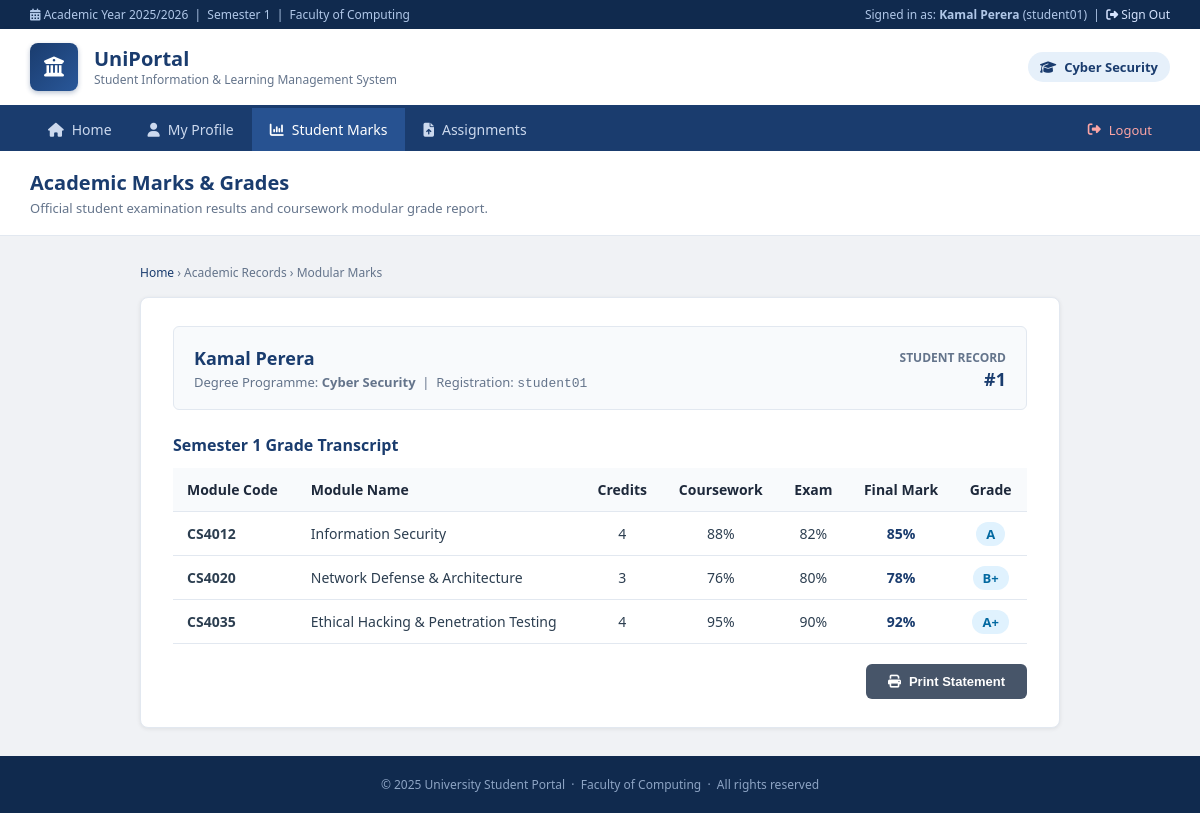
/students/view.php (signed in), run on the app's committed database.
### tables this page shows
CREATE TABLE IF NOT EXISTS students (
    id INT AUTO_INCREMENT PRIMARY KEY,
    username VARCHAR(50),
    password VARCHAR(100),
    name VARCHAR(100),
    email VARCHAR(100),
    course VARCHAR(100)
);

CREATE TABLE IF NOT EXISTS marks (
    id INT AUTO_INCREMENT PRIMARY KEY,
    student_id INT,
    module_code VARCHAR(20),
    module_name VARCHAR(100),
    credits INT,
    assignment_score INT,
    exam_score INT,
    final_mark INT,
    grade VARCHAR(5)
);

### src/students/view.php (the view, shortened to what this page needs)
<?php
require_once __DIR__ . '/../config/database.php';
$current_student = $_SESSION['student'] ?? null;
$id = isset($_GET['id']) ? intval($_GET['id']) : intval($current_student['id']);
$student = null;
$marks   = [];
$query  = "SELECT * FROM students WHERE id = $id";
$result = mysqli_query($conn, $query);
if ($result && mysqli_num_rows($result) > 0) {
    $student = mysqli_fetch_assoc($result);
    $marks_query = "SELECT * FROM marks WHERE student_id = $id";
    $marks_res   = mysqli_query($conn, $marks_query);
    if ($marks_res) {
        while ($row = mysqli_fetch_assoc($marks_res)) {
            $marks[] = $row;
        }
    }
}
$page_active = 'Marks';
$_base_url   = '../';
require_once __DIR__ . '/../config/header.php';
?>
<div class="page-title">
    <h2>Academic Marks &amp; Grades</h2>
    <p>Official student examination results and coursework modular grade report.</p>
</div>
<div class="container">
    <div class="breadcrumb">
        <a href="../index.php">Home</a> &rsaquo; Academic Records &rsaquo; Modular Marks
    </div>
    <div class="panel">
        <?php if ($student): ?>
            <div style="background:#f8fafc; border:1px solid #e2e8f0; border-radius:6px; padding:18px 20px; margin-bottom:24px; display:flex; justify-content:space-between; align-items:center; flex-wrap:wrap; gap:14px;">
                <div>
                    <div style="font-size:18px; font-weight:700; color:#1a3c6e;">
                        <?= htmlspecialchars($student['name']) ?>
                    </div>
                    <div style="font-size:13px; color:#64748b; margin-top:3px;">
                        Degree Programme: <strong><?= htmlspecialchars($student['course']) ?></strong> &nbsp;|&nbsp;
                        Registration: <code><?= htmlspecialchars($student['username']) ?></code>
                    </div>
                </div>
                <div style="text-align:right;">
                    <span style="font-size:12px; color:#64748b; text-transform:uppercase; font-weight:600;">Student Record</span><br>
                    <span style="font-size:18px; font-weight:700; color:#1a3c6e;">#<?= htmlspecialchars($student['id']) ?></span>
                </div>
            </div>
            <h3 style="font-size:16px; color:#1a3c6e; margin-bottom:12px; font-weight:700;">
                Semester 1 Grade Transcript
            </h3>
            <?php if (!empty($marks)): ?>
                <table>
                    <thead>
                        <tr>
                            <th>Module Code</th>
                            <th>Module Name</th>
                            <th style="text-align:center;">Credits</th>
                            <th style="text-align:center;">Coursework</th>
                            <th style="text-align:center;">Exam</th>
                            <th style="text-align:center;">Final Mark</th>
                            <th style="text-align:center;">Grade</th>
                        </tr>
                    </thead>
                    <tbody>
                        <?php foreach ($marks as $m): ?>
                            <tr>
                                <td><strong><?= htmlspecialchars($m['module_code']) ?></strong></td>
                                <td><?= htmlspecialchars($m['module_name']) ?></td>
                                <td style="text-align:center;"><?= htmlspecialchars($m['credits']) ?></td>
                                <td style="text-align:center;"><?= htmlspecialchars($m['assignment_score']) ?>%</td>
                                <td style="text-align:center;"><?= htmlspecialchars($m['exam_score']) ?>%</td>
                                <td style="text-align:center; font-weight:700; color:#1a3c6e;"><?= htmlspecialchars($m['final_mark']) ?>%</td>
                                <td style="text-align:center;">
                                    <span style="background:#e0f2fe; color:#0369a1; padding:3px 10px; border-radius:12px; font-weight:700; font-size:13px;">
                                        <?= htmlspecialchars($m['grade']) ?>
                                    </span>
                                </td>
                            </tr>
                        <?php endforeach; ?>
                    </tbody>
                </table>
                <div style="margin-top:20px; display:flex; justify-content:flex-end;">
                    <button class="btn" onclick="window.print()" style="font-size:13px; background:#475569;">
                        <i class="fa-solid fa-print"></i> Print Statement
                    </button>
                </div>
            <?php else: ?>
                <p style="color:#64748b; font-size:14px; padding:16px 0;">No module marks have been published for this student record yet.</p>
            <?php endif; ?>
        <?php endif; ?>
    </div>
</div>
<?php require_once __DIR__ . '/../config/footer.php'; ?>

### src/config/header.php (shortened to what this page needs)
<?php
$is_logged_in = isset($_SESSION['logged_in']) && $_SESSION['logged_in'] === true;
$current_student = $_SESSION['student'] ?? null;
$_base = $_base_url ?? '';
?>
<!DOCTYPE html>
<html lang="en">
<head>
    <link rel="stylesheet" href="https://cdnjs.cloudflare.com/ajax/libs/font-awesome/6.5.1/css/all.min.css">
</head>
<body>
<div class="topbar">
    <span><i class="fa-solid fa-calendar-days"></i> Academic Year 2025/2026 &nbsp;|&nbsp; Semester 1 &nbsp;|&nbsp; Faculty of Computing</span>
    <div>
        <?php if ($is_logged_in && $current_student): ?>
            <span>Signed in as: <strong><?= htmlspecialchars($current_student['name']) ?></strong> (<?= htmlspecialchars($current_student['username']) ?>)</span>
            &nbsp;|&nbsp;
            <a href="<?= $_base ?>logout.php"><i class="fa-solid fa-right-from-bracket"></i> Sign Out</a>
        <?php else: ?>
            <span>Guest Access &nbsp;|&nbsp; <a href="<?= $_base ?>login.php"><i class="fa-solid fa-right-to-bracket"></i> Student Sign In</a></span>
        <?php endif; ?>
    </div>
</div>
<header>
    <a href="<?= $_base ?>index.php" class="brand">
        <div class="logo-circle">
            <i class="fa-solid fa-building-columns"></i>
        </div>
        <div class="brand-text">
            <h1>UniPortal</h1>
            <p>Student Information &amp; Learning Management System</p>
        </div>
    </a>
    <div class="user-status">
        <?php if ($is_logged_in && $current_student): ?>
            <span class="user-badge">
                <i class="fa-solid fa-graduation-cap"></i> <?= htmlspecialchars($current_student['course'] ?? 'Student') ?>
            </span>
        <?php else: ?>
            <a href="<?= $_base ?>login.php" class="btn btn-warning" style="font-size:13px; padding:7px 14px;">
                <i class="fa-solid fa-right-to-bracket"></i> Student Login
            </a>
        <?php endif; ?>
    </div>
</header>
<nav>
    <div class="nav-links">
        <a href="<?= $_base ?>index.php" class="<?= (($page_active ?? '') === 'Home') ? 'active' : '' ?>">
            <i class="fa-solid fa-house"></i> Home
        </a>
        <?php if ($is_logged_in): ?>
            <a href="<?= $_base ?>profile.php" class="<?= (($page_active ?? '') === 'Profile') ? 'active' : '' ?>">
                <i class="fa-solid fa-user"></i> My Profile
            </a>
            <a href="<?= $_base ?>students/view.php" class="<?= (($page_active ?? '') === 'Marks') ? 'active' : '' ?>">
                <i class="fa-solid fa-chart-column"></i> Student Marks
            </a>
            <a href="<?= $_base ?>students/upload.php" class="<?= (($page_active ?? '') === 'Assignments') ? 'active' : '' ?>">
                <i class="fa-solid fa-file-arrow-up"></i> Assignments
            </a>
        <?php else: ?>
            <a href="<?= $_base ?>login.php" class="<?= (($page_active ?? '') === 'Login') ? 'active' : '' ?>">
                <i class="fa-solid fa-right-to-bracket"></i> Login
            </a>
        <?php endif; ?>
    </div>
    <div class="nav-right">
        <?php if ($is_logged_in): ?>
            <a href="<?= $_base ?>logout.php" style="color:#fca5a5; font-size:13px;">
                <i class="fa-solid fa-right-from-bracket"></i> Logout
            </a>
        <?php else: ?>
            <a href="<?= $_base ?>login.php" class="btn-nav-login">
                Portal Login <i class="fa-solid fa-arrow-right"></i>
            </a>
        <?php endif; ?>
    </div>
</nav>
<div class="page-body">

### src/config/footer.php
</div>
<footer>
    &copy; 2025 University Student Portal &nbsp;·&nbsp; Faculty of Computing &nbsp;·&nbsp; All rights reserved
</footer>
</body>
</html>

### src/config/header.php (style rules this page uses)
* { margin:0; padding:0; box-sizing:border-box; }
body { font-family: 'Segoe UI', -apple-system, BlinkMacSystemFont, Arial, sans-serif; background: #f0f2f5; color: #2c3e50; min-height: 100vh; display: flex; flex-direction: column; }
.topbar { background: #102a4e; color: #b0c7e8; font-size: 12px; padding: 6px 30px; display: flex; justify-content: space-between; align-items: center; }
.topbar a { color: #d6e4ff; text-decoration: none; }
header { background: #ffffff; border-bottom: 3px solid #1a3c6e; padding: 14px 30px; display: flex; align-items: center; justify-content: space-between; box-shadow: 0 2px 6px rgba(0,0,0,.06); }
.brand { display: flex; align-items: center; gap: 16px; text-decoration: none; }
.logo-circle { width: 48px; height: 48px; background: linear-gradient(135deg, #1a3c6e 0%, #295799 100%); border-radius: 8px; display: flex; align-items: center; justify-content: center; color: #fff; font-size: 20px; box-shadow: 0 2px 5px rgba(26,60,110,.3); }
.brand-text h1 { font-size: 20px; color: #1a3c6e; font-weight: 700; line-height: 1.2; }
.brand-text p { font-size: 12px; color: #64748b; }
.user-status { font-size: 13px; display: flex; align-items: center; gap: 12px; }
.user-badge { background: #e6f0fa; color: #1a3c6e; padding: 6px 12px; border-radius: 20px; font-weight: 600; display: inline-flex; align-items: center; gap: 8px; }
nav { background: #1a3c6e; padding: 0 30px; display: flex; align-items: center; justify-content: space-between; }
.nav-links { display: flex; align-items: center; }
nav a { display: inline-flex; align-items: center; gap: 8px; color: #ccd9ee; text-decoration: none; padding: 12px 18px; font-size: 14px; font-weight: 500; transition: all .2s; }
nav a:hover, nav a.active { background: #275291; color: #ffffff; }
.nav-right { display: flex; align-items: center; }
.page-title { background: #ffffff; border-bottom: 1px solid #e2e8f0; padding: 18px 30px; }
.page-title h2 { font-size: 20px; color: #1a3c6e; font-weight: 700; }
.page-title p { font-size: 13px; color: #64748b; margin-top: 3px; }
.page-body { flex: 1; }
.container { max-width: 960px; margin: 28px auto; padding: 0 20px; }
.panel { background: #ffffff; border-radius: 8px; padding: 28px 32px; box-shadow: 0 1px 4px rgba(0,0,0,.08); border: 1px solid #e2e8f0; }
.btn { display: inline-flex; align-items: center; justify-content: center; gap: 8px; padding: 10px 22px; background: #1a3c6e; color: #fff; border: none; border-radius: 6px; font-size: 14px; font-weight: 600; cursor: pointer; text-decoration: none; transition: background .2s; text-align: center; }
table { width: 100%; border-collapse: collapse; margin-top: 10px; }
th, td { padding: 12px 14px; text-align: left; font-size: 14px; border-bottom: 1px solid #e2e8f0; }
th { background: #f8fafc; color: #1e293b; font-weight: 600; }
.breadcrumb { font-size: 12px; color: #64748b; margin-bottom: 16px; }
.breadcrumb a { color: #1a3c6e; text-decoration: none; }
footer { background: #102a4e; color: #8da4c4; text-align: center; font-size: 12px; padding: 20px; margin-top: auto; }

### data on the page
students: name "Kamal Perera", username "student01", course "Cyber Security", id "1"
marks: module_code "CS4012", module_name "Information Security", credits "4", assignment_score "88", exam_score "82", final_mark "85", grade "A"
marks: module_code "CS4020", module_name "Network Defense & Architecture", credits "3", assignment_score "76", exam_score "80", final_mark "78", grade "B+"
marks: module_code "CS4035", module_name "Ethical Hacking & Penetration Testing", credits "4", assignment_score "95", exam_score "90", final_mark "92", grade "A+"
